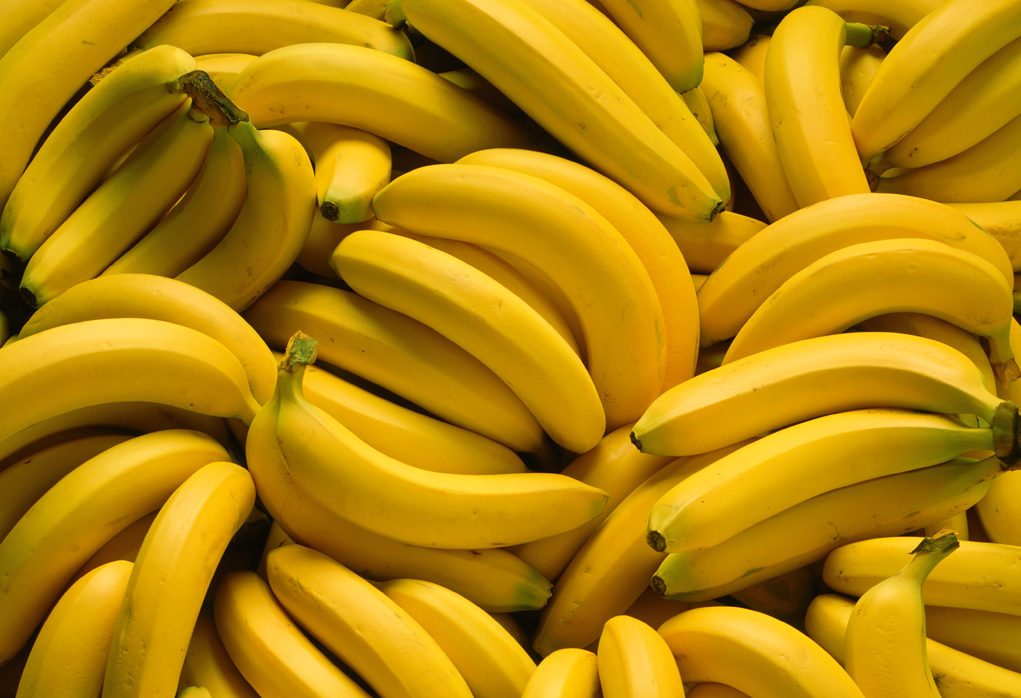
#> input picture Chapter 10/banana.png, 1021 x 698 px
$ python canny.py --image banana.png
#> lines starting #> are read from the running program, lines starting #| are printed output that depends on the picture
import numpy as np
import argparse
import cv2

ap = argparse.ArgumentParser()
ap.add_argument("-i", "--image", required = True, help = "Path to the image")
args = vars(ap.parse_args())

image = cv2.imread(args["image"])
#> image is the input picture: shape (698, 1021, 3); mean B, G, R 9.2, 132.6, 179
image = cv2.cvtColor(image, cv2.COLOR_BGR2GRAY)
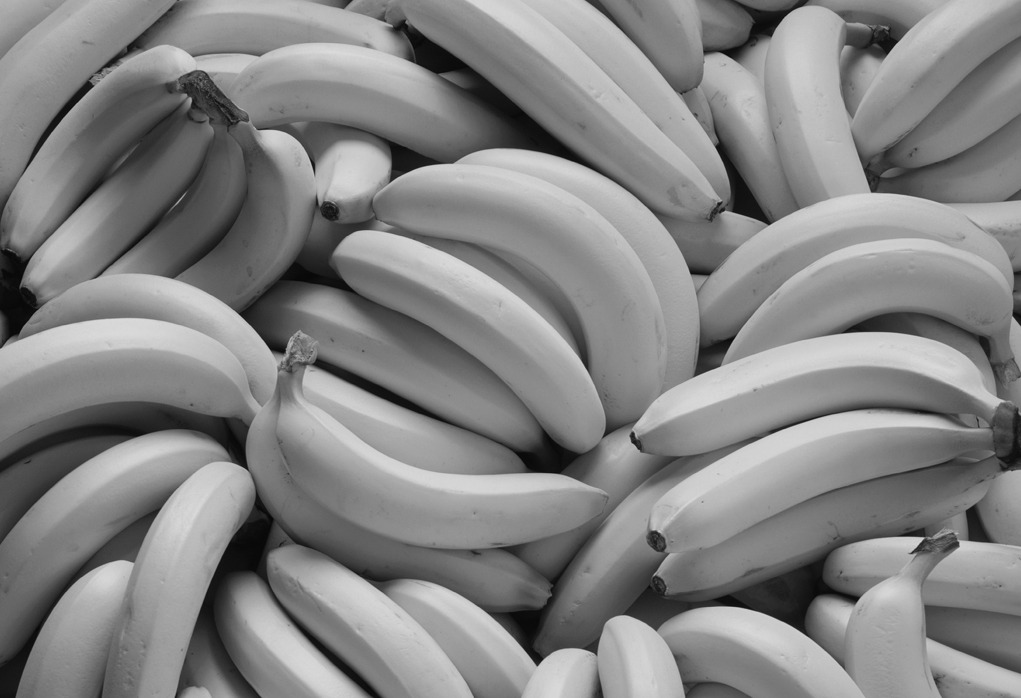
#> image: shape (698, 1021); min 7, max 219, mean 132.4
image = cv2.GaussianBlur(image, (5, 5), 0)
cv2.imshow("Blurred", image)
cv2.waitKey(0)

#Apply Canny edge detector
#Arguments - image, threshold1, threshold2
#Larger than threshold2 is an edge
#Below threshold1 is not an edge
#Between the two thresholds, values can be edges based on their intensities
canny = cv2.Canny(image, 30, 150)
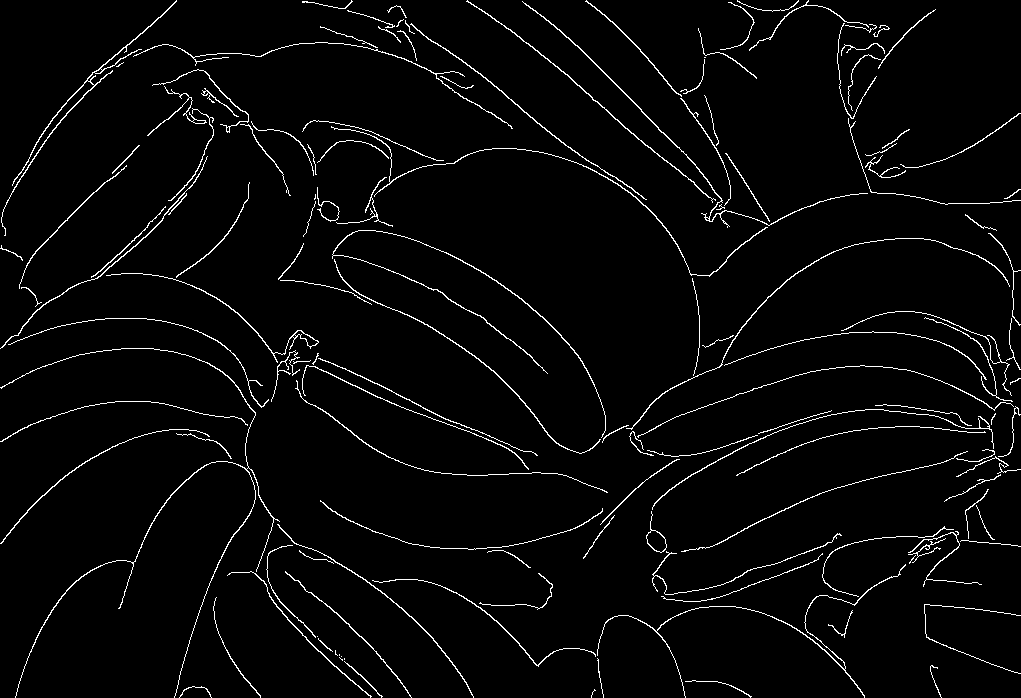
#> canny: shape (698, 1021); 3.2% white in thin lines or dots
cv2.imshow("Canny", canny)
cv2.waitKey(0)
